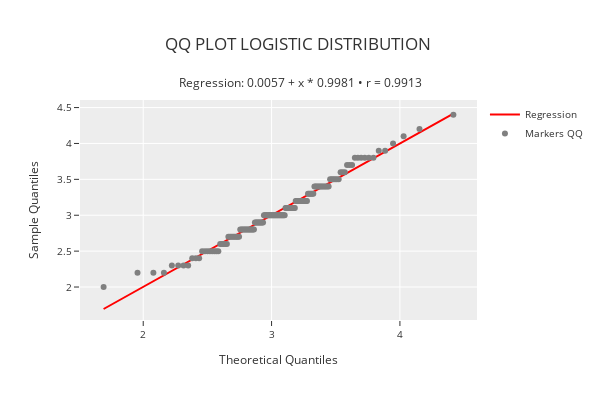

Notebook cell for this chart:
### Code cell
phi.qq_plot_regression("logistic")

### Figure 1 — Plotly figure (JSON) as saved in the notebook; plotly's stock layout.template omitted (floating-point values rounded to 4 significant figures; data arrays with more than 128 entries replaced by an {"elided": "..."} marker saying what was removed)
{"data": [{"line": {"color": "rgba(255,0,0,1)", "width": 2}, "mode": "lines", "name": "Regression", "type": "scatter", "x": {"elided": "150 float values"}, "y": {"elided": "150 float values"}}, {"marker": {"color": "rgba(128,128,128,1)", "size": 6}, "mode": "markers", "name": "Markers QQ", "type": "scatter", "x": {"elided": "150 float values"}, "y": {"elided": "150 float values"}}], "layout": {"height": 400, "legend": {"font": {"size": 10}, "orientation": "v", "title": {"font": {"size": 10}}, "xanchor": "left", "y": 1, "yanchor": "auto"}, "title": {"text": "QQ PLOT LOGISTIC DISTRIBUTION <br><br><sup>Regression: 0.0057 + x * 0.9981 • r = 0.9913</sup>"}, "width": 600, "xaxis": {"tickfont": {"size": 10}, "title": {"font": {"size": 12}, "text": "Theoretical Quantiles"}}, "yaxis": {"tickfont": {"size": 10}, "title": {"font": {"size": 12}, "text": "Sample Quantiles"}}}}
